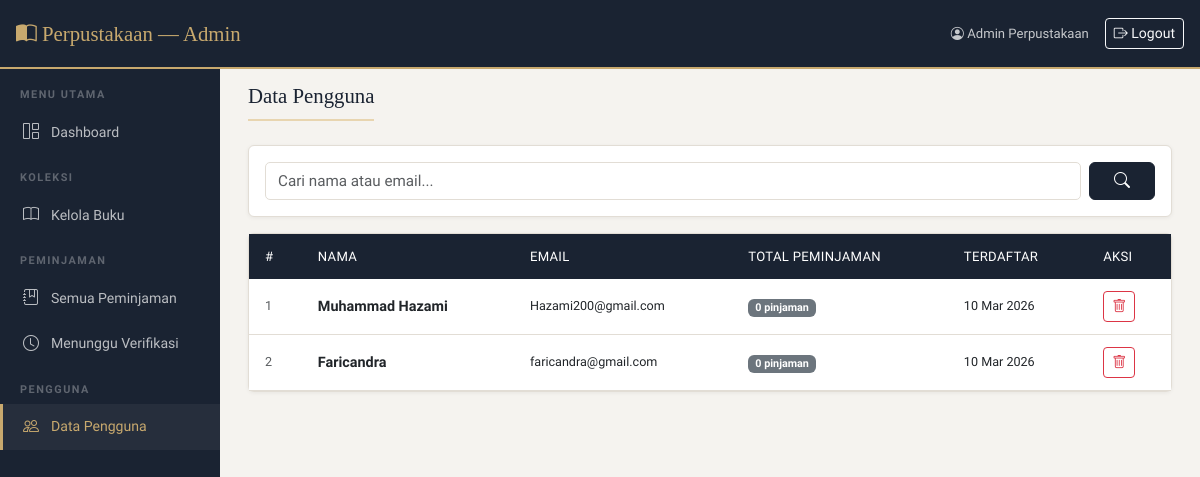
/admin/users.php (signed in), run on the app's committed database.
### tables this page shows
CREATE TABLE `users` (
  `id_user` int(15) NOT NULL AUTO_INCREMENT,
  `role` enum('siswa','admin') NOT NULL DEFAULT 'siswa',
  `email` varchar(255) NOT NULL,
  `nama_lengkap` varchar(255) NOT NULL,
  `password` varchar(255) NOT NULL,
  `created_at` timestamp DEFAULT CURRENT_TIMESTAMP,
  PRIMARY KEY (`id_user`),
  UNIQUE KEY `email` (`email`)
);

### admin/users.php (the view, shortened to what this page needs)
<?php
require '../config/database.php';
require '../includes/admin_header.php';
$search = trim($_GET['search'] ?? '');
$where = "WHERE role='siswa'";
$users = $conn->query("SELECT u.*, (SELECT COUNT(*) FROM peminjaman WHERE id_user=u.id_user) as total_pinjam FROM users u $where ORDER BY u.created_at DESC");
?>
<div class="d-flex justify-content-between align-items-center mb-4">
    <h2 class="section-title mb-0">Data Pengguna</h2>
</div>
<div class="card mb-3">
    <div class="card-body p-3">
        <form method="GET" class="d-flex gap-2">
            <input type="text" name="search" class="form-control" placeholder="Cari nama atau email..." value="<?php echo htmlspecialchars($search); ?>">
            <button class="btn btn-primary px-4" type="submit"><i class="bi bi-search"></i></button>
        </form>
    </div>
</div>
<div class="card">
    <div class="table-responsive">
        <table class="table mb-0">
            <thead><tr><th>#</th><th>Nama</th><th>Email</th><th>Total Peminjaman</th><th>Terdaftar</th><th>Aksi</th></tr></thead>
            <tbody>
            <?php $no=1; if ($users->num_rows > 0): while ($u = $users->fetch_assoc()): ?>
            <tr>
                <td class="text-muted small"><?php echo $no++; ?></td>
                <td><strong><?php echo htmlspecialchars($u['nama_lengkap']); ?></strong></td>
                <td class="small"><?php echo htmlspecialchars($u['email']); ?></td>
                <td><span class="badge bg-secondary"><?php echo $u['total_pinjam']; ?> pinjaman</span></td>
                <td class="small"><?php echo date('d M Y', strtotime($u['created_at'])); ?></td>
                <td>
                    <a href="users.php?hapus=<?php echo $u['id_user']; ?>" class="btn btn-sm btn-outline-danger" onclick="return confirm('Hapus pengguna ini?')"><i class="bi bi-trash"></i></a>
                </td>
            </tr>
            <?php endwhile; else: ?>
            <tr><td colspan="6" class="text-center text-muted py-4">Tidak ada pengguna ditemukan.</td></tr>
            <?php endif; ?>
            </tbody>
        </table>
    </div>
</div>
<?php require '../includes/admin_footer.php'; ?>

### assets/css/style.css (style rules this page uses)
:root { --primary: #1a2332; --accent: #c8a96e; --accent-light: #e8d5b0; --bg: #f5f3ef; --card-bg: #ffffff; --text: #2d3748; --text-muted: #718096; --border: #e2ddd5; --success: #2d6a4f; --danger: #9b2335; }
* { box-sizing: border-box; margin: 0; padding: 0; }
body { font-family: 'Source Sans 3', sans-serif; background-color: var(--bg); color: var(--text); font-size: 15px; line-height: 1.6; }
.card { border: 1px solid var(--border); border-radius: 6px; box-shadow: 0 1px 4px rgba(0,0,0,0.06); background: var(--card-bg); transition: transform 0.2s, box-shadow 0.2s; }
.btn-primary { background: var(--primary); border-color: var(--primary); color: white; font-weight: 500; }
.table { font-size: 0.9rem; }
.table thead th { background: var(--primary); color: white; font-weight: 500; font-size: 0.82rem; letter-spacing: 0.3px; text-transform: uppercase; border: none; padding: 12px 16px; }
.table tbody td { padding: 12px 16px; vertical-align: middle; border-color: var(--border); }
.form-control, .form-select { border-color: var(--border); border-radius: 5px; font-size: 0.95rem; }
.section-title { font-family: 'Playfair Display', serif; font-size: 1.3rem; color: var(--primary); margin-bottom: 20px; padding-bottom: 10px; border-bottom: 2px solid var(--accent-light); }

### data on the page
users: nama_lengkap "Muhammad Hazami", email "Hazami200@gmail.com", total_pinjam "0", created_at "10 Mar 2026"
users: nama_lengkap "Faricandra", email "faricandra@gmail.com", total_pinjam "0", created_at "10 Mar 2026"

### other printed values
$user_name "Admin Perpustakaan"
